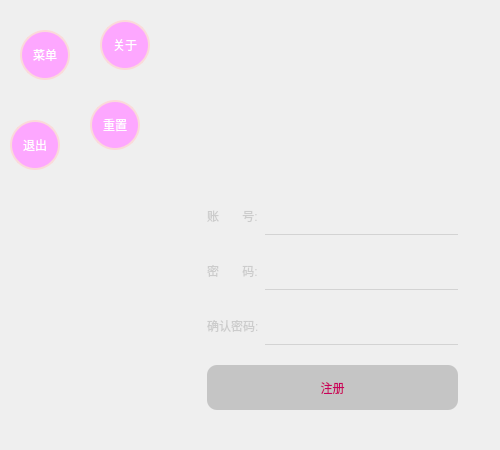
<?xml version="1.0" encoding="UTF-8"?>
<ui version="4.0">
 <class>Form</class>
 <widget class="QWidget" name="Form">
  <property name="geometry">
   <rect>
    <x>0</x>
    <y>0</y>
    <width>500</width>
    <height>450</height>
   </rect>
  </property>
  <property name="minimumSize">
   <size>
    <width>500</width>
    <height>450</height>
   </size>
  </property>
  <property name="maximumSize">
   <size>
    <width>500</width>
    <height>450</height>
   </size>
  </property>
  <property name="windowTitle">
   <string>Form</string>
  </property>
  <property name="styleSheet">
   <string notr="true">
QWidget#Form {
	border-image: url(:/register/images/register_background.jpg);

}

</string>
  </property>
  <widget class="QPushButton" name="main_menue_btn">
   <property name="geometry">
    <rect>
     <x>20</x>
     <y>30</y>
     <width>50</width>
     <height>50</height>
    </rect>
   </property>
   <property name="styleSheet">
    <string notr="true">QPushButton {
	border-radius: 25px;
	background-color: rgb(253, 167, 255);
	border: 2px solid rgb(250, 218, 218);
	color: white;
}
QPushButton:hover {
	border: 4px double rgb(239, 160, 179);
}

QPushButton:checked {
	background-color: rgb(209, 0, 209);
}</string>
   </property>
   <property name="text">
    <string>菜单</string>
   </property>
   <property name="checkable">
    <bool>true</bool>
   </property>
  </widget>
  <widget class="QPushButton" name="about_menue_btn">
   <property name="geometry">
    <rect>
     <x>100</x>
     <y>20</y>
     <width>50</width>
     <height>50</height>
    </rect>
   </property>
   <property name="styleSheet">
    <string notr="true">QPushButton {
	border-radius: 25px;
	background-color: rgb(253, 167, 255);
	border: 2px solid rgb(250, 218, 218);
	color: white;
}
QPushButton:hover {
	border: 4px double rgb(239, 160, 179);
}

QPushButton:checked {
	background-color: rgb(209, 0, 209);
}</string>
   </property>
   <property name="text">
    <string>关于</string>
   </property>
   <property name="checkable">
    <bool>false</bool>
   </property>
  </widget>
  <widget class="QPushButton" name="reset_menue_btn">
   <property name="geometry">
    <rect>
     <x>90</x>
     <y>100</y>
     <width>50</width>
     <height>50</height>
    </rect>
   </property>
   <property name="styleSheet">
    <string notr="true">QPushButton {
	border-radius: 25px;
	background-color: rgb(253, 167, 255);
	border: 2px solid rgb(250, 218, 218);
	color: white;
}
QPushButton:hover {
	border: 4px double rgb(239, 160, 179);
}

QPushButton:checked {
	background-color: rgb(209, 0, 209);
}</string>
   </property>
   <property name="text">
    <string>重置</string>
   </property>
   <property name="checkable">
    <bool>false</bool>
   </property>
  </widget>
  <widget class="QPushButton" name="exit_menue_btn">
   <property name="geometry">
    <rect>
     <x>10</x>
     <y>120</y>
     <width>50</width>
     <height>50</height>
    </rect>
   </property>
   <property name="styleSheet">
    <string notr="true">QPushButton {
	border-radius: 25px;
	background-color: rgb(253, 167, 255);
	border: 2px solid rgb(250, 218, 218);
	color: white;
}
QPushButton:hover {
	border: 4px double rgb(239, 160, 179);
}

QPushButton:checked {
	background-color: rgb(209, 0, 209);
}</string>
   </property>
   <property name="text">
    <string>退出</string>
   </property>
   <property name="checkable">
    <bool>false</bool>
   </property>
  </widget>
  <widget class="QWidget" name="">
   <property name="geometry">
    <rect>
     <x>207</x>
     <y>200</y>
     <width>251</width>
     <height>221</height>
    </rect>
   </property>
   <layout class="QFormLayout" name="formLayout">
    <property name="verticalSpacing">
     <number>20</number>
    </property>
    <item row="0" column="0">
     <widget class="QLabel" name="label">
      <property name="styleSheet">
       <string>color: rgb(204, 204, 204);
font: 12pt &quot;方正舒体&quot;;</string>
      </property>
      <property name="text">
       <string>账       号:</string>
      </property>
     </widget>
    </item>
    <item row="0" column="1">
     <widget class="QLineEdit" name="account_le">
      <property name="minimumSize">
       <size>
        <width>0</width>
        <height>35</height>
       </size>
      </property>
      <property name="styleSheet">
       <string notr="true">background-color: transparent;
color: rgb(240, 240, 240);
border: none;
border-bottom: 1px solid lightgray;</string>
      </property>
      <property name="text">
       <string/>
      </property>
      <property name="clearButtonEnabled">
       <bool>true</bool>
      </property>
     </widget>
    </item>
    <item row="1" column="0">
     <widget class="QLabel" name="label_2">
      <property name="styleSheet">
       <string>color: rgb(204, 204, 204);
font: 12pt &quot;方正舒体&quot;;</string>
      </property>
      <property name="text">
       <string>密       码:</string>
      </property>
     </widget>
    </item>
    <item row="1" column="1">
     <widget class="QLineEdit" name="password_le">
      <property name="minimumSize">
       <size>
        <width>0</width>
        <height>35</height>
       </size>
      </property>
      <property name="styleSheet">
       <string notr="true">background-color: transparent;
color: rgb(240, 240, 240);
border: none;
border-bottom: 1px solid lightgray;</string>
      </property>
      <property name="text">
       <string/>
      </property>
      <property name="clearButtonEnabled">
       <bool>true</bool>
      </property>
     </widget>
    </item>
    <item row="2" column="0">
     <widget class="QLabel" name="label_3">
      <property name="styleSheet">
       <string notr="true">color: rgb(204, 204, 204);
font: 12pt &quot;方正舒体&quot;;</string>
      </property>
      <property name="text">
       <string>确认密码:</string>
      </property>
     </widget>
    </item>
    <item row="2" column="1">
     <widget class="QLineEdit" name="confirm_pwd_le">
      <property name="minimumSize">
       <size>
        <width>0</width>
        <height>35</height>
       </size>
      </property>
      <property name="styleSheet">
       <string notr="true">background-color: transparent;
color: rgb(240, 240, 240);
border: none;
border-bottom: 1px solid lightgray;</string>
      </property>
      <property name="text">
       <string/>
      </property>
      <property name="clearButtonEnabled">
       <bool>true</bool>
      </property>
     </widget>
    </item>
    <item row="3" column="0" colspan="2">
     <widget class="QPushButton" name="register_btn">
      <property name="enabled">
       <bool>false</bool>
      </property>
      <property name="sizePolicy">
       <sizepolicy hsizetype="Minimum" vsizetype="Fixed">
        <horstretch>0</horstretch>
        <verstretch>0</verstretch>
       </sizepolicy>
      </property>
      <property name="minimumSize">
       <size>
        <width>0</width>
        <height>45</height>
       </size>
      </property>
      <property name="styleSheet">
       <string notr="true">
QPushButton {
	background-color: rgb(255, 170, 127);
	color: rgb(201, 0, 94);
	border-radius: 10px;

}
QPushButton:disabled {
	background-color: rgb(197, 197, 197);

}
QPushButton:hover {
	background-color: rgb(255, 192, 167);

}
QPushButton:pressed {
	background-color: rgb(218, 145, 108);

}</string>
      </property>
      <property name="text">
       <string>注册</string>
      </property>
     </widget>
    </item>
   </layout>
  </widget>
  <zorder>label</zorder>
  <zorder>label_2</zorder>
  <zorder>label_3</zorder>
  <zorder>account_le</zorder>
  <zorder>password_le</zorder>
  <zorder>confirm_pwd_le</zorder>
  <zorder>register_btn</zorder>
  <zorder>about_menue_btn</zorder>
  <zorder>reset_menue_btn</zorder>
  <zorder>exit_menue_btn</zorder>
  <zorder>main_menue_btn</zorder>
 </widget>
 <resources>
  <include location="../images.qrc"/>
 </resources>
 <connections>
  <connection>
   <sender>main_menue_btn</sender>
   <signal>clicked(bool)</signal>
   <receiver>Form</receiver>
   <slot>show_hide_menue()</slot>
   <hints>
    <hint type="sourcelabel">
     <x>48</x>
     <y>51</y>
    </hint>
    <hint type="destinationlabel">
     <x>-46</x>
     <y>118</y>
    </hint>
   </hints>
  </connection>
  <connection>
   <sender>about_menue_btn</sender>
   <signal>clicked()</signal>
   <receiver>Form</receiver>
   <slot>about_lk()</slot>
   <hints>
    <hint type="sourcelabel">
     <x>126</x>
     <y>44</y>
    </hint>
    <hint type="destinationlabel">
     <x>-66</x>
     <y>162</y>
    </hint>
   </hints>
  </connection>
  <connection>
   <sender>reset_menue_btn</sender>
   <signal>clicked()</signal>
   <receiver>Form</receiver>
   <slot>reset()</slot>
   <hints>
    <hint type="sourcelabel">
     <x>117</x>
     <y>124</y>
    </hint>
    <hint type="destinationlabel">
     <x>-41</x>
     <y>201</y>
    </hint>
   </hints>
  </connection>
  <connection>
   <sender>exit_menue_btn</sender>
   <signal>clicked()</signal>
   <receiver>Form</receiver>
   <slot>exit_pane()</slot>
   <hints>
    <hint type="sourcelabel">
     <x>32</x>
     <y>145</y>
    </hint>
    <hint type="destinationlabel">
     <x>-56</x>
     <y>175</y>
    </hint>
   </hints>
  </connection>
  <connection>
   <sender>register_btn</sender>
   <signal>clicked()</signal>
   <receiver>Form</receiver>
   <slot>check_register()</slot>
   <hints>
    <hint type="sourcelabel">
     <x>318</x>
     <y>383</y>
    </hint>
    <hint type="destinationlabel">
     <x>145</x>
     <y>422</y>
    </hint>
   </hints>
  </connection>
  <connection>
   <sender>account_le</sender>
   <signal>textChanged(QString)</signal>
   <receiver>Form</receiver>
   <slot>enable_register_btn()</slot>
   <hints>
    <hint type="sourcelabel">
     <x>391</x>
     <y>219</y>
    </hint>
    <hint type="destinationlabel">
     <x>594</x>
     <y>218</y>
    </hint>
   </hints>
  </connection>
  <connection>
   <sender>password_le</sender>
   <signal>textChanged(QString)</signal>
   <receiver>Form</receiver>
   <slot>enable_register_btn()</slot>
   <hints>
    <hint type="sourcelabel">
     <x>408</x>
     <y>271</y>
    </hint>
    <hint type="destinationlabel">
     <x>615</x>
     <y>272</y>
    </hint>
   </hints>
  </connection>
  <connection>
   <sender>confirm_pwd_le</sender>
   <signal>textChanged(QString)</signal>
   <receiver>Form</receiver>
   <slot>enable_register_btn()</slot>
   <hints>
    <hint type="sourcelabel">
     <x>380</x>
     <y>330</y>
    </hint>
    <hint type="destinationlabel">
     <x>563</x>
     <y>323</y>
    </hint>
   </hints>
  </connection>
 </connections>
 <slots>
  <slot>show_hide_menue()</slot>
  <slot>about_lk()</slot>
  <slot>reset()</slot>
  <slot>exit_pane()</slot>
  <slot>check_register()</slot>
  <slot>enable_register_btn()</slot>
 </slots>
</ui>
